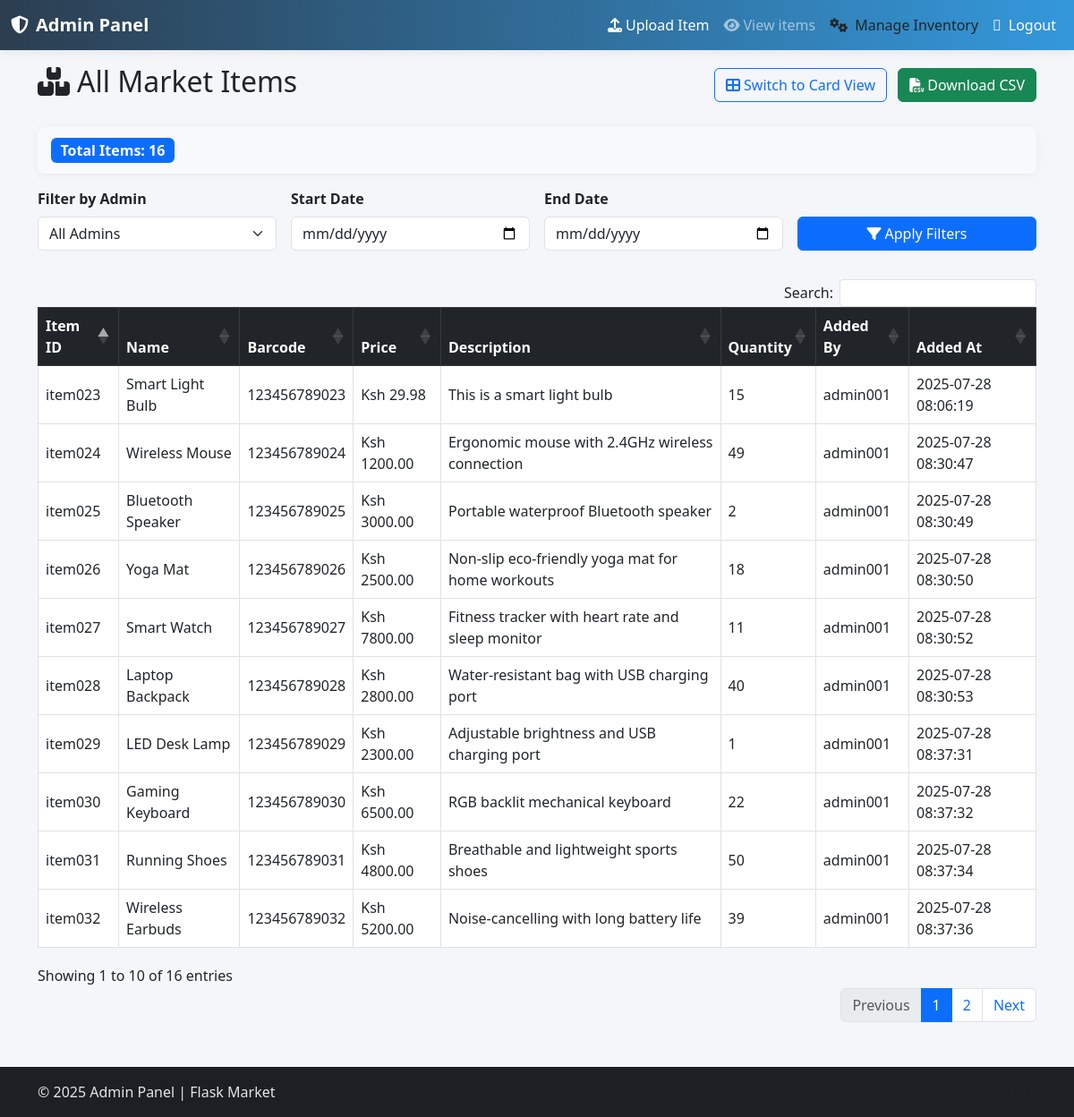
/admins/admin/items/view (signed in), run on an earlier commit of the app's database.
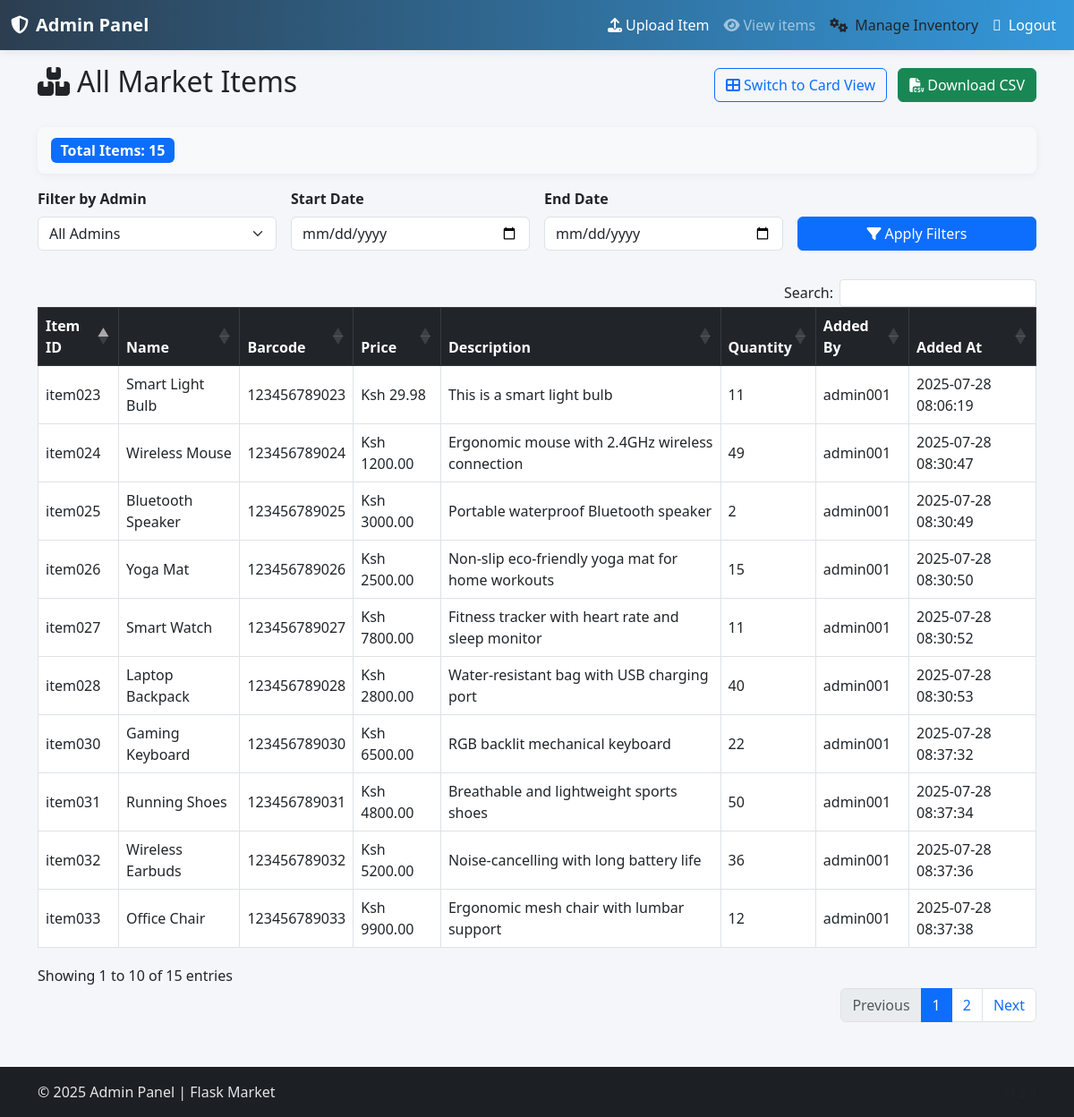
And on a later commit of the database.
### admins/models.py (models this page shows, shortened)
class Items(db.Model):
    __tablename__ = 'items'
    item_id = db.Column(db.String(), nullable=False, primary_key=True)
    name = db.Column(db.String(length=30), nullable=False)
    price = db.Column(db.Float(), nullable=False)
    discount = db.Column(db.Float(), nullable=True)
    barcode = db.Column(db.String(length=12), nullable=False, unique=True)
    description = db.Column(db.String(length=1024), nullable=False, unique=True)
    category = db.Column(db.String(length=30), nullable=True)
    quantity = db.Column(db.Integer(), nullable=False)
    image_url = db.Column(db.String(200), nullable=True)
    added_by = db.Column(db.String(length=6), db.ForeignKey('admins.admin_id'), nullable=False)
    date_added = db.Column(db.DateTime(timezone=True), nullable=False, default=lambda: datetime.now(ZoneInfo("Africa/Nairobi")))
    admin = db.relationship('Admins', backref="items_added")

### admins/routes.py (the view)
@admins_bp.route('/admin/items/view')
@admin_required
def admin_items_view():
    added_by_filter = request.args.get('added_by')
    start_date = request.args.get('start_date')
    end_date = request.args.get('end_date')
    query = Items.query
    if added_by_filter:
        query = query.filter(Items.added_by == added_by_filter)
    if start_date:
        try:
            start_dt = datetime.strptime(start_date, '%Y-%m-%d')
            query = query.filter(Items.date_added >= start_dt)
        except ValueError:
            flash("Invalid start date", "warning")
    if end_date:
        try:
            end_dt = datetime.strptime(end_date, '%Y-%m-%d')
            query = query.filter(Items.date_added <= end_dt)
        except ValueError:
            flash("Invalid end date", "warning")
    items = query.order_by(Items.date_added.desc()).all()
    all_admins = db.session.query(Items.added_by).distinct().all()
    return render_template('admin/admin_items_view.html', items=items, all_admins=all_admins)

### admins/routes.py (called while the page is built)
def admin_required(f):
    @wraps(f)
    def wrapper(*args, **kwargs):
        if not session.get('admin_logged_in') and not session.get('is_approved'):
            return redirect(url_for('admins.admin_login'))
        return f(*args, **kwargs)
    return wrapper

@admins_bp.context_processor
def inject_now():
    eat = ZoneInfo("Africa/Nairobi")
    return {'now': datetime.now(tz=eat)}

### admins/templates/admin/admin_items_view.html (shortened to what this page needs)
{% extends 'admin_base.html' %}
{% block content %}
<div class="d-flex justify-content-between align-items-center mb-4">
    <h2><i class="fas fa-boxes-stacked me-2"></i>All Market Items</h2>
    <div>
        <a class="btn btn-outline-primary me-2" id="toggleViewBtn">
        </a>
        <a href="{{ url_for('admins.download_items_csv') }}" class="btn btn-success">
            <i class="fas fa-file-csv me-1"></i>Download CSV
        </a>
    </div>
</div>
<div id="customToolbar" class="d-flex justify-content-between align-items-center mb-3 flex-wrap">
    <div>
        <span class="badge bg-primary fs-6">
            Total Items: {{ items|length }}
        </span>
    </div>
</div>
<form method="get" class="row g-3 mb-4 align-items-end" action="{{ url_for('admins.admin_items_view') }}">
    <div class="col-md-3">
        <label class="form-label fw-bold">Filter by Admin</label>
        <select class="form-select" name="added_by">
            <option value="">All Admins</option>
        </select>
    </div>
    <div class="col-md-3">
        <label class="form-label fw-bold">Start Date</label>
        <input type="date" class="form-control" name="start_date"
            value="{{ request.args.get('start_date', '') }}">
    </div>
    <div class="col-md-3">
        <label class="form-label fw-bold">End Date</label>
        <input type="date" class="form-control" name="end_date"
            value="{{ request.args.get('end_date', '') }}">
    </div>
    <div class="col-md-3 d-grid">
        <button type="submit" class="btn btn-primary">
            <i class="fas fa-filter me-1"></i>Apply Filters
        </button>
    </div>
</form>
<div id="tableView">
    <table class="table table-hover table-bordered align-middle" id="itemsTable">
        <thead class="table-dark">
            <tr>
                <th>Item ID</th>
                <th>Name</th>
                <th>Barcode</th>
                <th>Price</th>
                <th>Description</th>
                <th>Quantity</th>
                <th>Added By</th>
                <th>Added At</th>
            </tr>
        </thead>
        <tbody>
            {% for item in items %}
            <tr>
                <td>{{ item.item_id }}</td>
                <td>{{ item.name }}</td>
                <td>{{ item.barcode }}</td>
                <td>Ksh {{ "%.2f"|format(item.price) }}</td>
                <td>{{ item.description }}</td>
                <td>{{ item.quantity }}</td>
                <td>{{ item.added_by }}</td>
                <td>{{ item.date_added.strftime('%Y-%m-%d %H:%M:%S') }}</td>
            </tr>
            {% endfor %}
        </tbody>
    </table>
</div>
{% endblock %}

What changed in the data, as far as the page shows it:
removed Items: item_id "item029", name "LED Desk Lamp", barcode "123456789029", price "2300.00", description "Adjustable brightness and USB charging port", quantity "1", added_by "admin001", date_added "2025-07-28 08:37:31"
now on this page (row unchanged): Items: item_id "item033", name "Office Chair", barcode "123456789033", price "9900.00", description "Ergonomic mesh chair with lumbar support", quantity "12", added_by "admin001", date_added "2025-07-28 08:37:38"
changed Items "item032": quantity "39" → "36"
changed Items "item026": quantity "18" → "15"
changed Items "item023": quantity "15" → "11"
Also different on the page:
{{ items|length }}: "16" → "15"
text written by a page script: "Search: Showing 1 to 10 of 16 entries Previous 1 2 Next" → "Search: Showing 1 to 10 of 15 entries Previous 1 2 Next"
